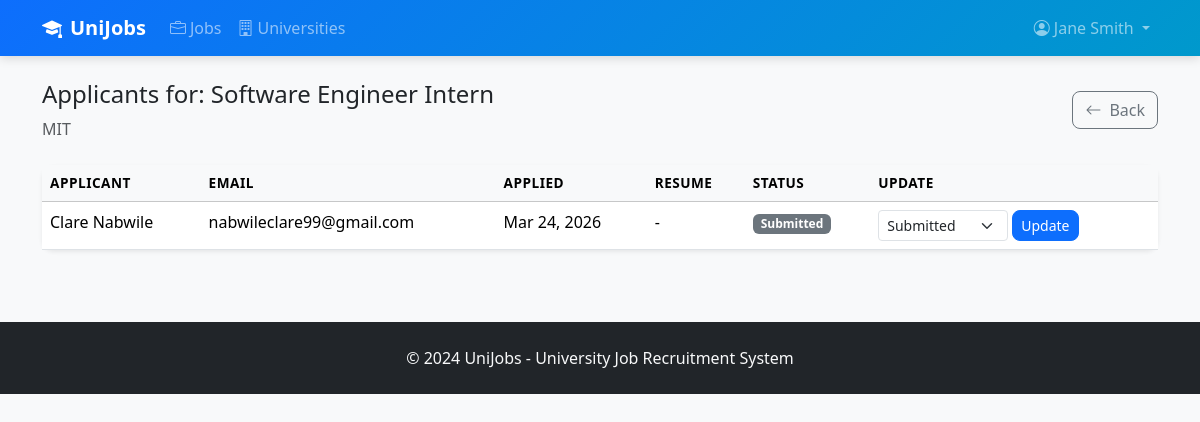
/employer/jobs/1/applicants/ (signed in), run on the app's committed database.
### accounts/models.py (models this page shows, shortened)
class CustomUser(AbstractBaseUser, PermissionsMixin):
    ROLE_CHOICES = [
        ('student', 'Student / Job Seeker'),
        ('employer', 'Employer'),
        ('university_staff', 'University Staff'),
        ('admin', 'Admin'),
    ]
    email = models.EmailField(unique=True)
    first_name = models.CharField(max_length=100)
    last_name = models.CharField(max_length=100)
    role = models.CharField(max_length=20, choices=ROLE_CHOICES, default='student')
    is_active = models.BooleanField(default=True)
    is_staff = models.BooleanField(default=False)
    date_joined = models.DateTimeField(auto_now_add=True)
    USERNAME_FIELD = 'email'
    REQUIRED_FIELDS = ['first_name', 'last_name', 'role']
    objects = CustomUserManager()
    def get_full_name(self):
        return f"{self.first_name} {self.last_name}"

### jobs/models.py (models this page shows, shortened)
class Job(models.Model):
    JOB_TYPE_CHOICES = [
        ('full_time', 'Full-Time'),
        ('part_time', 'Part-Time'),
        ('internship', 'Internship'),
        ('contract', 'Contract'),
        ('volunteer', 'Volunteer'),
    ]
    STATUS_CHOICES = [
        ('pending', 'Pending Approval'),
        ('approved', 'Approved'),
        ('rejected', 'Rejected'),
    ]
    employer = models.ForeignKey(settings.AUTH_USER_MODEL, on_delete=models.CASCADE, related_name='posted_jobs')
    university = models.ForeignKey('universities.University', on_delete=models.CASCADE, related_name='jobs')
    department = models.ForeignKey('universities.Department', on_delete=models.SET_NULL, null=True, blank=True, related_name='jobs')
    title = models.CharField(max_length=200)
    description = models.TextField()
    requirements = models.TextField(blank=True)
    location = models.CharField(max_length=200)
    job_type = models.CharField(max_length=20, choices=JOB_TYPE_CHOICES, default='full_time')
    salary_range = models.CharField(max_length=100, blank=True)
    application_deadline = models.DateField(null=True, blank=True)
    is_approved = models.BooleanField(default=False)
    approval_status = models.CharField(max_length=20, choices=STATUS_CHOICES, default='pending')
    approved_by = models.ForeignKey(
        settings.AUTH_USER_MODEL, on_delete=models.SET_NULL, null=True, blank=True, related_name='approved_jobs'
    )
    is_active = models.BooleanField(default=True)
    created_at = models.DateTimeField(auto_now_add=True)
    updated_at = models.DateTimeField(auto_now=True)
    class Meta:
        ordering = ['-created_at']

class Application(models.Model):
    STATUS_CHOICES = [
        ('submitted', 'Submitted'),
        ('shortlisted', 'Shortlisted'),
        ('rejected', 'Rejected'),
        ('hired', 'Hired'),
    ]
    job = models.ForeignKey(Job, on_delete=models.CASCADE, related_name='applications')
    student = models.ForeignKey(settings.AUTH_USER_MODEL, on_delete=models.CASCADE, related_name='applications')
    resume = models.FileField(upload_to='applications/resumes/', null=True, blank=True)
    cover_letter = models.TextField(blank=True)
    status = models.CharField(max_length=20, choices=STATUS_CHOICES, default='submitted')
    applied_at = models.DateTimeField(auto_now_add=True)
    updated_at = models.DateTimeField(auto_now=True)
    class Meta:
        unique_together = ['job', 'student']
        ordering = ['-applied_at']

### universities/models.py (models this page shows, shortened)
class University(models.Model):
    name = models.CharField(max_length=200, unique=True)
    address = models.TextField()
    website = models.URLField(blank=True)
    logo = models.ImageField(upload_to='university_logos/', null=True, blank=True)
    description = models.TextField(blank=True)
    founded_year = models.PositiveIntegerField(null=True, blank=True)
    created_at = models.DateTimeField(auto_now_add=True)
    class Meta:
        verbose_name_plural = 'Universities'
        ordering = ['name']

### jobs/views.py (the view)
# urls.py: path('employer/jobs/<int:pk>/applicants/', views.job_applicants, name='job_applicants'),
@login_required
def job_applicants(request, pk):
    job = get_object_or_404(Job, pk=pk, employer=request.user)
    applications = job.applications.select_related('student').all()
    return render(request, 'jobs/applicants.html', {'job': job, 'applications': applications, 'title': 'Applicants'})

### templates/jobs/applicants.html (shortened to what this page needs)
{% extends 'base.html' %}
{% block content %}
<div class="d-flex justify-content-between align-items-center mb-4">
    <div>
        <h4>Applicants for: {{ job.title }}</h4>
        <p class="text-muted mb-0">{{ job.university.name }}</p>
    </div>
    <a href="{% url 'employer_dashboard' %}" class="btn btn-outline-secondary"><i class="bi bi-arrow-left me-2"></i>Back</a>
</div>
<div class="card border-0 shadow-sm">
    <div class="card-body p-0">
        {% if applications %}
        <div class="table-responsive">
            <table class="table table-hover mb-0">
                <thead class="table-light">
                    <tr><th>Applicant</th><th>Email</th><th>Applied</th><th>Resume</th><th>Status</th><th>Update</th></tr>
                </thead>
                <tbody>
                    {% for app in applications %}
                    <tr>
                        <td>{{ app.student.get_full_name }}</td>
                        <td>{{ app.student.email }}</td>
                        <td>{{ app.applied_at|date:"M d, Y" }}</td>
                        <td>{% if app.resume %}<a href="{{ app.resume.url }}" target="_blank" class="btn btn-sm btn-outline-primary"><i class="bi bi-file-pdf"></i></a>{% else %}-{% endif %}</td>
                        <td>
                            <span class="badge bg-{% if app.status == 'hired' %}success{% elif app.status == 'shortlisted' %}info{% elif app.status == 'rejected' %}danger{% else %}secondary{% endif %}">
                                {{ app.get_status_display }}
                            </span>
                        </td>
                        <td>
                            <form method="post" action="{% url 'update_application_status' app.pk %}" class="d-flex gap-1">
                                <select name="status" class="form-select form-select-sm" style="width:130px">
                                    {% for val, label in app.STATUS_CHOICES %}
                                    <option value="{{ val }}" {% if app.status == val %}selected{% endif %}>{{ label }}</option>
                                    {% endfor %}
                                </select>
                                <button type="submit" class="btn btn-sm btn-primary">Update</button>
                            </form>
                        </td>
                    </tr>
                    {% endfor %}
                </tbody>
            </table>
        </div>
        {% else %}
        <p class="text-muted p-3">No applications yet.</p>
        {% endif %}
    </div>
</div>
{% endblock %}

### templates/base.html (shortened to what this page needs)
<!DOCTYPE html>
<html lang="en">
<head>
    <link href="https://cdn.jsdelivr.net/npm/bootstrap@5.3.2/dist/css/bootstrap.min.css" rel="stylesheet">
    <link href="https://cdn.jsdelivr.net/npm/bootstrap-icons@1.11.1/font/bootstrap-icons.css" rel="stylesheet">
    {% load static %}
    <link rel="stylesheet" href="{% static 'css/custom.css' %}">
</head>
<body>
<nav class="navbar navbar-expand-lg navbar-dark bg-primary">
    <div class="container">
        <a class="navbar-brand fw-bold" href="{% url 'job_list' %}">
            <i class="bi bi-mortarboard-fill me-2"></i>UniJobs
        </a>
        <div class="collapse navbar-collapse" id="navMenu">
            <ul class="navbar-nav me-auto">
                <li class="nav-item">
                    <a class="nav-link" href="{% url 'job_list' %}"><i class="bi bi-briefcase me-1"></i>Jobs</a>
                </li>
                <li class="nav-item">
                    <a class="nav-link" href="{% url 'university_list' %}"><i class="bi bi-building me-1"></i>Universities</a>
                </li>
            </ul>
            <ul class="navbar-nav ms-auto">
                {% if user.is_authenticated %}
                    <li class="nav-item dropdown">
                        <a class="nav-link dropdown-toggle" href="#" data-bs-toggle="dropdown">
                            <i class="bi bi-person-circle me-1"></i>{{ user.get_full_name }}
                        </a>
                    </li>
                {% endif %}
            </ul>
        </div>
    </div>
</nav>
<main class="container py-4">
    {% block content %}{% endblock %}
</main>
<footer class="bg-dark text-light py-4 mt-5">
    <div class="container text-center">
        <p class="mb-0">&copy; 2024 UniJobs - University Job Recruitment System</p>
    </div>
</footer>
</body>
</html>

### static/css/custom.css (style rules this page uses)
:root { --primary-gradient: linear-gradient(135deg, #0d6efd, #0099cc); }
body { background-color: #f8f9fa; font-family: 'Segoe UI', system-ui, -apple-system, sans-serif; }
.navbar { background: var(--primary-gradient) !important; box-shadow: 0 2px 10px rgba(0,0,0,0.15); }
.card { border-radius: 12px; transition: transform 0.2s, box-shadow 0.2s; }
.btn { border-radius: 8px; }
.badge { border-radius: 6px; }
.table th { font-weight: 600; font-size: 0.85rem; text-transform: uppercase; letter-spacing: 0.5px; }

### data on the page
CustomUser: get_full_name "Jane Smith"
Job: title "Software Engineer Intern", university.name "MIT"
Application: student.get_full_name "Clare Nabwile", student.email "nabwileclare99@gmail.com", applied_at "Mar 24, 2026", status "Submitted"
